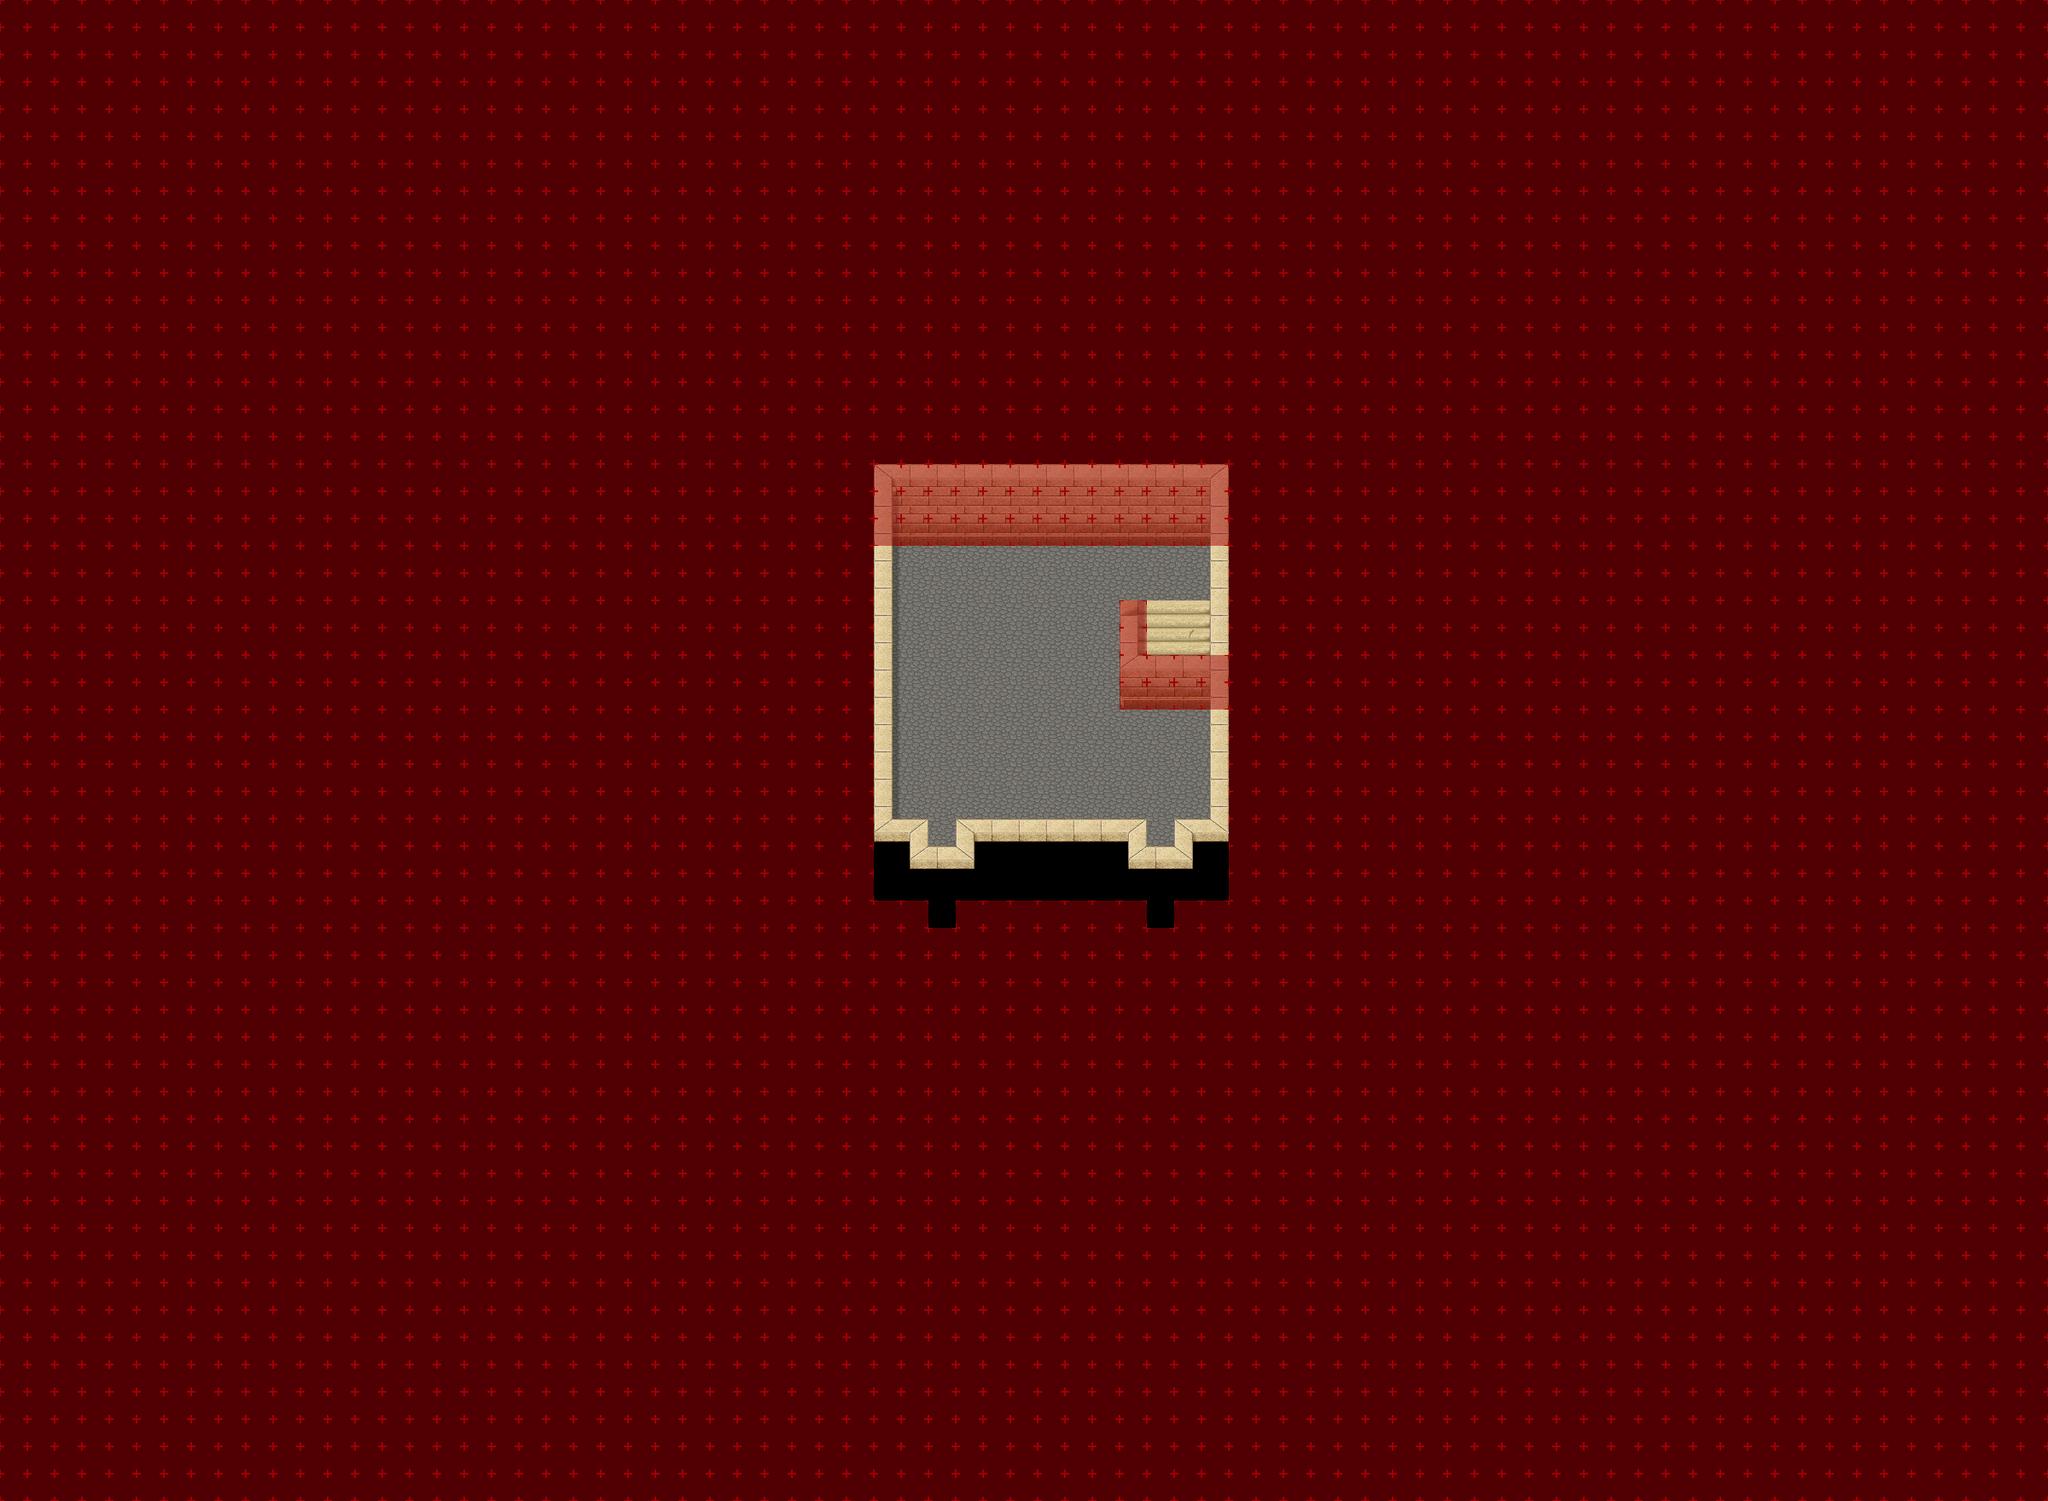

Tiled map render using the project's own tile images. Description and the map definition, with tile-layer contents summarised, below:
An orthogonal 75x55 tile map with 32x32 px tiles, 8 tile layers (Ground, Ground 2, Ground 3, Fringe, ...), 3 tilesets and 3 objects (3x warp).

<map version="1.4" tiledversion="1.4.1" orientation="orthogonal" renderorder="right-down" compressionlevel="0" width="75" height="55" tilewidth="32" tileheight="32" infinite="0" nextlayerid="11" nextobjectid="4">
 <properties>
  <property name="license" value="CC BY-SA 3.0" />
  <property name="manaplus version" value="2" />
  <property name="minimap" value="graphics/minimaps/020-2-28.png" />
  <property name="music" value="academy.ogg" />
  <property name="name" value="Magic Acedemy Central, Second Floor" />
 </properties>
 <tileset firstgid="1" name="desert-castle" tilewidth="32" tileheight="32" tilecount="512" columns="32">
  <image source="../graphics/tilesets/desert-castle.png" width="1024" height="512" />
 </tileset>
 <tileset firstgid="513" name="collision" tilewidth="32" tileheight="32" tilecount="9" columns="3">
  <image source="../graphics/tilesets/collision.png" width="96" height="96" />
 </tileset>
 <tileset firstgid="522" name="desert-castle-indoor" tilewidth="32" tileheight="32" tilecount="512" columns="16">
  <image source="../graphics/tilesets/desert-castle-indoor.png" width="512" height="1024" />
 </tileset>
 <layer id="2" name="Ground" width="75" height="55">
  <data>[4125 cells, 4125 non-empty, 5 distinct tile ids]</data>
 </layer>
 <layer id="3" name="Ground 2" width="75" height="55">
  <data>[4125 cells, 15 non-empty, 12 distinct tile ids]</data>
 </layer>
 <layer id="4" name="Ground 3" width="75" height="55">
  <data>[4125 cells, 0 non-empty, 0 distinct tile ids]</data>
 </layer>
 <layer id="7" name="Fringe" width="75" height="55">
  <data>[4125 cells, 0 non-empty, 0 distinct tile ids]</data>
 </layer>
 <layer id="5" name="Over" width="75" height="55">
  <data>[4125 cells, 121 non-empty, 8 distinct tile ids]</data>
 </layer>
 <layer id="8" name="Over 2" width="75" height="55">
  <data>[4125 cells, 17 non-empty, 7 distinct tile ids]</data>
 </layer>
 <layer id="6" name="Collision" width="75" height="55">
  <data>[4125 cells, 3964 non-empty, 1 distinct tile ids]</data>
 </layer>
 <layer id="9" name="Heights" width="75" height="55">
  <data>[4125 cells, 0 non-empty, 0 distinct tile ids]</data>
 </layer>
 <objectgroup id="10" name="Objects">
  <object id="1" name="To Magic Academy Central, First Floor" type="warp" x="1344" y="736" width="96" height="32">
   <properties>
    <property name="dest_map" value="020-2-27" />
    <property name="dest_x" value="46" />
    <property name="dest_y" value="24" />
   </properties>
  </object>
  <object id="2" name="To Magic Academy Rooftop" type="warp" x="1088" y="1056" width="32" height="32">
   <properties>
    <property name="dest_map" value="020-1" />
    <property name="dest_x" value="56" />
    <property name="dest_y" value="108" />
   </properties>
  </object>
  <object id="3" name="To Magic Academy Rooftop" type="warp" x="1344" y="1056" width="32" height="32">
   <properties>
    <property name="dest_map" value="020-1" />
    <property name="dest_x" value="60" />
    <property name="dest_y" value="108" />
   </properties>
  </object>
 </objectgroup>
</map>
